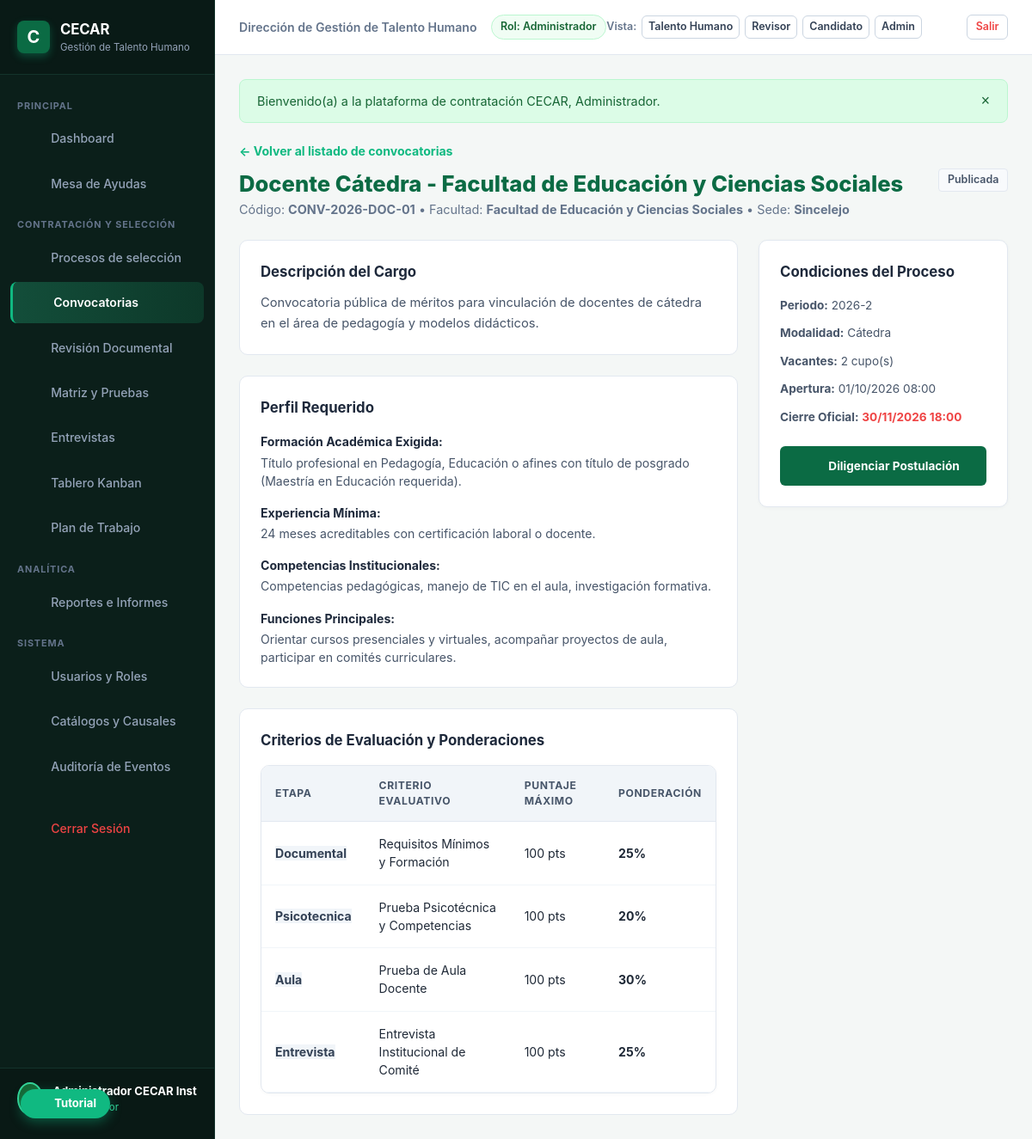
The app's page /index.php?c=Convocatoria&a=detalle&id=1 (signed in) with its own data.
### tables this page shows
CREATE TABLE convocatorias (
    id INTEGER PRIMARY KEY AUTOINCREMENT,
    codigo VARCHAR(50) NOT NULL UNIQUE,
    cargo VARCHAR(150) NOT NULL,
    dependencia_id INTEGER NOT NULL,
    facultad VARCHAR(150) NOT NULL,
    programa VARCHAR(150),
    sede VARCHAR(100) NOT NULL DEFAULT 'Sincelejo',
    periodo_academico VARCHAR(20) NOT NULL DEFAULT '2026-2',
    vacantes INTEGER NOT NULL DEFAULT 1,
    modalidad VARCHAR(50) NOT NULL DEFAULT 'Tiempo Completo',
    tipo_convocatoria VARCHAR(50) NOT NULL DEFAULT 'Docente',
    descripcion TEXT,
    fecha_apertura DATETIME NOT NULL,
    fecha_cierre DATETIME NOT NULL,
    estado VARCHAR(30) NOT NULL DEFAULT 'borrador', -- borrador, publicada, cerrada, retirada
    motivo_retiro TEXT,
    creado_por INTEGER,
    fecha_creacion DATETIME NOT NULL DEFAULT CURRENT_TIMESTAMP,
    FOREIGN KEY (dependencia_id) REFERENCES dependencias(id),
    FOREIGN KEY (creado_por) REFERENCES usuarios(id)
);

CREATE TABLE perfil_cargo (
    id INTEGER PRIMARY KEY AUTOINCREMENT,
    convocatoria_id INTEGER NOT NULL UNIQUE,
    formacion_minima TEXT NOT NULL,
    experiencia_minima_meses INTEGER NOT NULL DEFAULT 12,
    competencias TEXT,
    funciones TEXT,
    condiciones TEXT,
    FOREIGN KEY (convocatoria_id) REFERENCES convocatorias(id) ON DELETE CASCADE
);

CREATE TABLE criterios_evaluacion (
    id INTEGER PRIMARY KEY AUTOINCREMENT,
    convocatoria_id INTEGER NOT NULL,
    etapa VARCHAR(50) NOT NULL, -- documental, psicotecnica, conocimiento, aula, entrevista
    nombre VARCHAR(150) NOT NULL,
    descripcion TEXT,
    puntaje_maximo REAL NOT NULL DEFAULT 100,
    ponderacion REAL NOT NULL DEFAULT 100,
    obligatorio INTEGER NOT NULL DEFAULT 1,
    FOREIGN KEY (convocatoria_id) REFERENCES convocatorias(id) ON DELETE CASCADE
);

### app/Controllers/ConvocatoriaController.php (called while the page is built, shortened)
<?php
class ConvocatoriaController {
    public function detalle(Request $request): void {
        $id = (int)$request->get('id');
        $convocatoria = Convocatoria::findById($id);
        $pdo = \App\Core\Database::getConnection();
        $stmtReq = $pdo->prepare("SELECT * FROM requisitos_convocatoria WHERE convocatoria_id = :id");
        $stmtReq->execute([':id' => $id]);
        $requisitos = $stmtReq->fetchAll();
        $stmtCrit = $pdo->prepare("SELECT * FROM criterios_evaluacion WHERE convocatoria_id = :id");
        $stmtCrit->execute([':id' => $id]);
        $criterios = $stmtCrit->fetchAll();
        View::render('convocatorias.detalle', [
            'convocatoria' => $convocatoria,
            'requisitos' => $requisitos,
            'criterios' => $criterios
        ], 'main');
    }
}

### app/Core/Router.php (called while the page is built, shortened)
<?php
class Router {
    public static function dispatch(): void {
        $request = new Request();
        $actionName = $request->get('a');
        $controller = new $controllerClass();
        $controller->$actionName($request);
    }
}

### public/index.php (called while the page is built, shortened)
<?php
spl_autoload_register(function ($class) {
    $prefix = 'App\\';
    $baseDir = ROOT_PATH . '/app/';
    $len = strlen($prefix);
    $relativeClass = substr($class, $len);
    $file = $baseDir . str_replace('\\', '/', $relativeClass) . '.php';
});
try {
    \App\Core\Router::dispatch();
} catch (\Throwable $e) {
    error_log("Error en la ejecución de la aplicación: " . $e->getMessage() . " en " . $e->getFile() . ":" . $e->getLine());
    http_response_code(500);
    if (APP_ENV === 'development') {
        echo "<div style='font-family: sans-serif; padding: 2rem; background: #fee2e2; border: 1px solid #ef4444; border-radius: 8px; margin: 2rem auto; max-width: 800px;'>";
        echo "<h2 style='color: #991b1b;'>Error 500 en la Aplicación</h2>";
        echo "<p><strong>Mensaje:</strong> " . htmlspecialchars($e->getMessage()) . "</p>";
        echo "<p><strong>Archivo:</strong> " . htmlspecialchars($e->getFile()) . " (Línea: " . $e->getLine() . ")</p>";
        echo "<pre style='background: #fff; padding: 1rem; border-radius: 6px; overflow: auto;'>" . htmlspecialchars($e->getTraceAsString()) . "</pre>";
        echo "</div>";
    } else {
        echo "<div style='font-family: sans-serif; padding: 3rem; text-align: center;'>";
        echo "<h2>Error Inesperado</h2><p>Ocurrió un error en el servidor. Por favor comuníquese con Mesa de Ayuda CECAR.</p>";
        echo "</div>";
    }
}

### app/Models/Convocatoria.php (called while the page is built, shortened)
<?php
class Convocatoria {
    public static function findById(int $id): ?array {
        $pdo = Database::getConnection();
        $stmt = $pdo->prepare("
            SELECT c.*, d.nombre as dependencia_nombre, d.sede as sede_nombre,
                   pc.formacion_minima, pc.experiencia_minima_meses, pc.competencias, pc.funciones, pc.condiciones
            FROM convocatorias c
            LEFT JOIN dependencias d ON c.dependencia_id = d.id
            LEFT JOIN perfil_cargo pc ON c.id = pc.convocatoria_id
            WHERE c.id = :id
            LIMIT 1
        ");
        $stmt->execute([':id' => $id]);
        $res = $stmt->fetch();
        return $res ?: null;
    }
}

### views/convocatorias/detalle.php (the view, shortened to what this page needs)
<div style="margin-bottom: 1.5rem;">
    <a href="<?= BASE_URL ?>/index.php?c=Convocatoria&a=index" style="color: #10b981; font-size: 0.88rem; font-weight: 700; text-decoration: none;">
        &larr; Volver al listado de convocatorias
    </a>
    <div style="display: flex; justify-content: space-between; align-items: flex-start; margin-top: 0.5rem; flex-wrap: wrap; gap: 1rem;">
        <div>
            <h1 style="color: #0b6b44; font-size: 1.6rem; font-weight: 800;">
                <?= htmlspecialchars($convocatoria['cargo'], ENT_QUOTES, 'UTF-8') ?>
            </h1>
            <p style="color: #64748b; font-size: 0.9rem;">
                Código: <strong><?= htmlspecialchars($convocatoria['codigo'], ENT_QUOTES, 'UTF-8') ?></strong> &bull;
                Facultad: <strong><?= htmlspecialchars($convocatoria['facultad'], ENT_QUOTES, 'UTF-8') ?></strong> &bull;
                Sede: <strong><?= htmlspecialchars($convocatoria['sede'], ENT_QUOTES, 'UTF-8') ?></strong>
            </p>
        </div>
        <div>
            <?= FormatHelper::badgeEstado($convocatoria['estado']) ?>
        </div>
    </div>
</div>
<div style="display: grid; grid-template-columns: 2fr 1fr; gap: 1.5rem;">
    <div style="display: flex; flex-direction: column; gap: 1.5rem;">
        <div style="background: #ffffff; border: 1px solid var(--border-color); border-radius: 10px; padding: 1.5rem;">
            <h3 style="font-size: 1.05rem; font-weight: 700; color: #1e293b; margin-bottom: 0.75rem;">Descripción del Cargo</h3>
            <p style="color: #475569; font-size: 0.92rem; line-height: 1.6;">
                <?= nl2br(htmlspecialchars($convocatoria['descripcion'], ENT_QUOTES, 'UTF-8')) ?>
            </p>
        </div>
        <div style="background: #ffffff; border: 1px solid var(--border-color); border-radius: 10px; padding: 1.5rem;">
            <h3 style="font-size: 1.05rem; font-weight: 700; color: #1e293b; margin-bottom: 1rem;">Perfil Requerido</h3>
            <div style="margin-bottom: 1rem;">
                <strong style="color: #1e293b; font-size: 0.88rem; display: block; margin-bottom: 0.2rem;">Formación Académica Exigida:</strong>
                <p style="color: #475569; font-size: 0.88rem;"><?= htmlspecialchars($convocatoria['formacion_minima'] ?? 'Título profesional afín al cargo', ENT_QUOTES, 'UTF-8') ?></p>
            </div>
            <div style="margin-bottom: 1rem;">
                <strong style="color: #1e293b; font-size: 0.88rem; display: block; margin-bottom: 0.2rem;">Experiencia Mínima:</strong>
                <p style="color: #475569; font-size: 0.88rem;"><?= (int)($convocatoria['experiencia_minima_meses'] ?? 12) ?> meses acreditables con certificación laboral o docente.</p>
            </div>
            <div style="margin-bottom: 1rem;">
                <strong style="color: #1e293b; font-size: 0.88rem; display: block; margin-bottom: 0.2rem;">Competencias Institucionales:</strong>
                <p style="color: #475569; font-size: 0.88rem;"><?= htmlspecialchars($convocatoria['competencias'] ?? 'Ética, pedagogía, compromiso institucional.', ENT_QUOTES, 'UTF-8') ?></p>
            </div>
            <div>
                <strong style="color: #1e293b; font-size: 0.88rem; display: block; margin-bottom: 0.2rem;">Funciones Principales:</strong>
                <p style="color: #475569; font-size: 0.88rem;"><?= nl2br(htmlspecialchars($convocatoria['funciones'] ?? 'Desarrollo de labores académicas y curriculares.', ENT_QUOTES, 'UTF-8')) ?></p>
            </div>
        </div>
        <div style="background: #ffffff; border: 1px solid var(--border-color); border-radius: 10px; padding: 1.5rem;">
            <h3 style="font-size: 1.05rem; font-weight: 700; color: #1e293b; margin-bottom: 1rem;">Criterios de Evaluación y Ponderaciones</h3>
            <div class="table-responsive">
                <table class="cecar-table">
                    <thead>
                        <tr>
                            <th>Etapa</th>
                            <th>Criterio Evaluativo</th>
                            <th>Puntaje Máximo</th>
                            <th>Ponderación</th>
                        </tr>
                    </thead>
                    <tbody>
                        <?php if (empty($criterios)): ?>
                            <tr><td colspan="4" style="text-align: center; color: #94a3b8;">Criterios estándar institucionales aplicables.</td></tr>
                        <?php else: ?>
                            <?php foreach ($criterios as $cr): ?>
                                <tr>
                                    <td><span class="badge" style="background: #f1f5f9; color: #334155; font-weight: 700;"><?= ucfirst($cr['etapa']) ?></span></td>
                                    <td><?= htmlspecialchars($cr['nombre'], ENT_QUOTES, 'UTF-8') ?></td>
                                    <td><?= $cr['puntaje_maximo'] ?> pts</td>
                                    <td><strong><?= $cr['ponderacion'] ?>%</strong></td>
                                </tr>
                            <?php endforeach; ?>
                        <?php endif; ?>
                    </tbody>
                </table>
            </div>
        </div>
    </div>
    <div style="display: flex; flex-direction: column; gap: 1.5rem;">
        <div style="background: #ffffff; border: 1px solid var(--border-color); border-radius: 10px; padding: 1.5rem; box-shadow: 0 1px 4px rgba(0,0,0,0.03);">
            <h3 style="font-size: 1.05rem; font-weight: 700; color: #1e293b; margin-bottom: 1rem;">Condiciones del Proceso</h3>
            <div style="font-size: 0.85rem; color: #475569; display: flex; flex-direction: column; gap: 0.75rem; margin-bottom: 1.5rem;">
                <div><strong>Periodo:</strong> <?= htmlspecialchars($convocatoria['periodo_academico'], ENT_QUOTES, 'UTF-8') ?></div>
                <div><strong>Modalidad:</strong> <?= htmlspecialchars($convocatoria['modalidad'], ENT_QUOTES, 'UTF-8') ?></div>
                <div><strong>Vacantes:</strong> <?= (int)$convocatoria['vacantes'] ?> cupo(s)</div>
                <div><strong>Apertura:</strong> <?= FormatHelper::fecha($convocatoria['fecha_apertura']) ?></div>
                <div><strong>Cierre Oficial:</strong> <span style="color: #ef4444; font-weight: 700;"><?= FormatHelper::fecha($convocatoria['fecha_cierre']) ?></span></div>
            </div>
            <a href="<?= BASE_URL ?>/index.php?c=Postulacion&a=index&convocatoria_id=<?= $convocatoria['id'] ?>" class="btn btn-primary" style="width: 100%; justify-content: center; padding: 0.75rem; font-weight: 700;">
                <?= \App\Helpers\IconHelper::render('document', 18) ?> Diligenciar Postulación
            </a>
        </div>
    </div>
</div>

### app/Helpers/FormatHelper.php (shortened to what this page needs)
<?php
class FormatHelper {
    public static function fecha(?string $datetime, string $format = 'd/m/Y H:i'): string {
        $time = strtotime($datetime);
        return date($format, $time);
    }
    public static function badgeEstado(string $estado): string {
        $key = strtolower(trim($estado));
        $enum = EstadoPostulacion::tryFrom($key);
        if ($enum) {
            $label = $enum->label();
            $colors = $enum->badgeColors();
        } else {
            $map = [
                'aprobado' => ['bg' => '#f0fdf4', 'text' => '#15803d', 'border' => '#bbf7d0', 'label' => 'Aprobado'],
                'en_proceso' => ['bg' => '#fffbeb', 'text' => '#b45309', 'border' => '#fde68a', 'label' => 'En proceso'],
                'firmado' => ['bg' => '#ecfdf5', 'text' => '#047857', 'border' => '#a7f3d0', 'label' => 'Firmado'],
                'pendiente' => ['bg' => '#fffbeb', 'text' => '#b45309', 'border' => '#fde68a', 'label' => 'Pendiente'],
                'observado' => ['bg' => '#fff7ed', 'text' => '#c2410c', 'border' => '#ffedd5', 'label' => 'Observado'],
                'rechazado' => ['bg' => '#fef2f2', 'text' => '#b91c1c', 'border' => '#fecaca', 'label' => 'Rechazado'],
                'conforme' => ['bg' => '#f0fdf4', 'text' => '#15803d', 'border' => '#bbf7d0', 'label' => 'Conforme'],
                'no_conforme' => ['bg' => '#fef2f2', 'text' => '#b91c1c', 'border' => '#fecaca', 'label' => 'No Conforme']
            ];
            $colors = $map[$key] ?? ['bg' => '#f8fafc', 'text' => '#475569', 'border' => '#e2e8f0', 'label' => ucfirst($estado)];
            $label = $colors['label'];
        }
        return sprintf(
            '<span class="badge" style="background-color: %s; color: %s; border: 1px solid %s; padding: 0.2rem 0.6rem; border-radius: 4px; font-size: 0.78rem; font-weight: 600; display: inline-flex; align-items: center; gap: 0.25rem;">%s</span>',
            $colors['bg'],
            $colors['text'],
            $colors['border'],
            htmlspecialchars($label, ENT_QUOTES, 'UTF-8')
        );
    }
}

### public/css/theme.css (style rules this page uses)
:root { --cecar-primary: #0b6b44; --cecar-primary-dark: #085234; --cecar-primary-light: #10b981; --cecar-primary-gradient: linear-gradient(135deg, #126338 0%, #0a4425 100%); --cecar-banner-gradient: linear-gradient(90deg, #1b7340 0%, #0f4b27 100%); --dark-bg: #071310; --dark-card: #0d211c; --dark-card-border: #16362e; --text-main: #1f2937; --text-muted: #64748b; --bg-app: #f4f7f6; --bg-card: #ffffff; --border-color: #e2e8f0; --success: #10b981; --warning: #f59e0b; --danger: #ef4444; --info: #3b82f6; --font-family: -apple-system, BlinkMacSystemFont, "Segoe UI", Roboto, Helvetica, Arial, sans-serif; }
* { box-sizing: border-box; margin: 0; padding: 0; }
body { font-family: var(--font-family); background-color: var(--bg-app); color: var(--text-main); line-height: 1.5; min-height: 100vh; }
.table-responsive { background: #ffffff; border: 1px solid var(--border-color); border-radius: 10px; overflow-x: auto; box-shadow: 0 1px 4px rgba(0,0,0,0.03); }
.cecar-table { width: 100%; border-collapse: collapse; text-align: left; font-size: 0.88rem; }
.cecar-table th { background: #f1f5f9; color: #475569; font-weight: 700; font-size: 0.76rem; text-transform: uppercase; letter-spacing: 0.05em; padding: 0.85rem 1rem; border-bottom: 1px solid var(--border-color); }
.cecar-table td { padding: 0.95rem 1rem; border-bottom: 1px solid #f1f5f9; vertical-align: middle; }
.btn { display: inline-flex; align-items: center; justify-content: center; gap: 0.45rem; padding: 0.45rem 0.95rem; border-radius: 6px; font-size: 0.85rem; font-weight: 600; cursor: pointer; border: 1px solid transparent; text-decoration: none; transition: all 0.15s ease; }
.btn-primary { background: var(--cecar-primary); color: #ffffff; }

### records on screen
convocatorias: cargo "Docente Cátedra - Facultad de Educación y Ciencias Sociales", codigo "CONV-2026-DOC-01", facultad "Facultad de Educación y Ciencias Sociales", sede "Sincelejo", estado "Publicada", descripcion "Convocatoria pública de méritos para vinculación de docentes de cátedra en el área de pedagogía y modelos didácticos.", perfil_cargo.formacion_minima "Título profesional en Pedagogía, Educación o afines con título de posgrado (Maestría en Educación requerida).", perfil_cargo.experiencia_minima_meses "24", perfil_cargo.competencias "Competencias pedagógicas, manejo de TIC en el aula, investigación formativa.", perfil_cargo.funciones "Orientar cursos presenciales y virtuales, acompañar proyectos de aula, participar en comités curriculares.", periodo_academico "2026-2", modalidad "Cátedra", vacantes "2", fecha_apertura "01/10/2026 08:00", fecha_cierre "30/11/2026 18:00"
criterios_evaluacion: etapa "Documental", nombre "Requisitos Mínimos y Formación", puntaje_maximo "100", ponderacion "25"
criterios_evaluacion: etapa "Psicotecnica", nombre "Prueba Psicotécnica y Competencias", puntaje_maximo "100", ponderacion "20"
criterios_evaluacion: etapa "Aula", nombre "Prueba de Aula Docente", puntaje_maximo "100", ponderacion "30"
criterios_evaluacion: etapa "Entrevista", nombre "Entrevista Institucional de Comité", puntaje_maximo "100", ponderacion "25"

### other values on screen
AuthHelper::getDependenciaNombre() "Dirección de Gestión de Talento Humano"
AuthHelper::getRolNombre() "Administrador"
$f['mensaje'] "Bienvenido(a) a la plataforma de contratación CECAR, Administrador."
